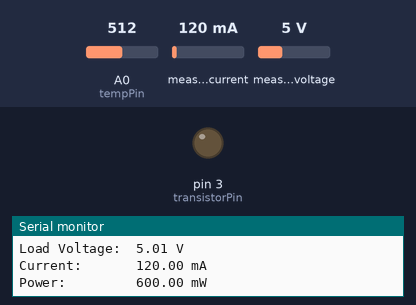
Bench run of a sketch on a simulated Arduino Uno, built with avr-gcc and run on an emulated ATmega328P. Shown: output pins drawn as LEDs (lit = HIGH), the last lines printed to the serial monitor. Inputs (shaded band) come from the test bench; at power-on: A0 (tempPin) = 512, measured current 120 mA, measured voltage 5 V.

Above: at 1.2 s.
1.3 s: A0 (tempPin) set to 478
At 3.2 s:
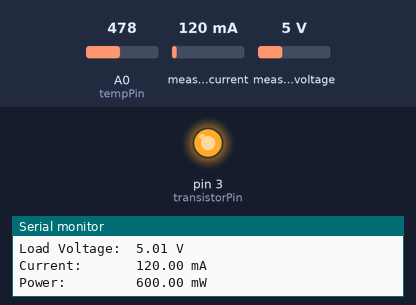
6.5 s: A0 (tempPin) set to 511
At 7.8 s:
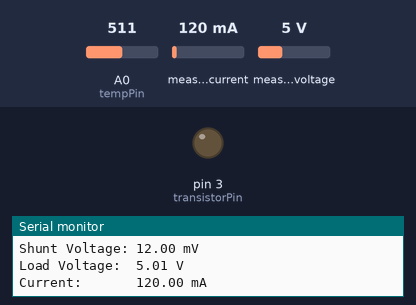
11.7 s: A0 (tempPin) set to 306
At 12.4 s:
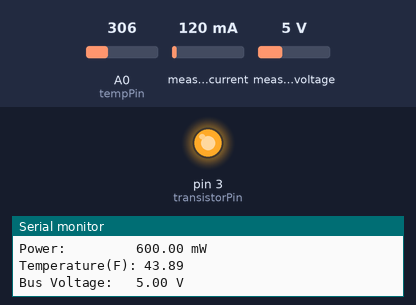
Timing chart, 0 to 14.2 s (numbered marks = the images above; inputs shaded):
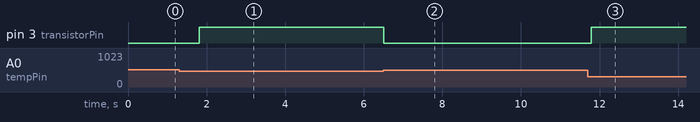

The sketch:

heater_checkout.ino
```cpp
#include <Adafruit_INA219.h>

Adafruit_INA219 ina219;

int transistorPin = 3;
int tempPin = 0;


void setup()
{
  Serial.begin(9600);
  // Initialize the INA219.
  // By default the initialization will use the largest range (32V, 2A).  However
  // you can call a setCalibration function to change this range (see comments).
  if (! ina219.begin()) {
    Serial.println("Failed to find INA219 chip");
    while (1) { delay(10); }
  }
  Serial.println("Measuring voltage and current with INA219 ...");
  pinMode(transistorPin, OUTPUT); // Set transistorPin as an output
}
void loop()
{
  int tempReading = analogRead(tempPin);
  // This is OK
  double tempK = log(10000.0 * ((1024.0 / tempReading - 1)));
  tempK = 1 / (0.001129148 + (0.000234125 + (0.0000000876741 * tempK * tempK )) * tempK );       //  Temp Kelvin
  float tempC = tempK - 273.15;            // Convert Kelvin to Celcius
  float tempF = (tempC * 9.0)/ 5.0 + 32.0; // Convert Celcius to Fahrenheit
  // Display Temperature in F
  Serial.print("Temperature(F): ");Serial.println(tempF);

  if (tempF < 73.5) {
    // If the temperature is below 80 degrees Fahrenheit, set the transistor pin high
    digitalWrite(transistorPin, HIGH);
  } else if (tempF > 76.0) {
    // If the temperature is 80 degrees Fahrenheit or above, set the transistor pin low
    digitalWrite(transistorPin, LOW);
  }


  float shuntvoltage = 0;
  float busvoltage = 0;
  float current_mA = 0;
  float loadvoltage = 0;
  float power_mW = 0;

  shuntvoltage = ina219.getShuntVoltage_mV();
  busvoltage = ina219.getBusVoltage_V();
  current_mA = ina219.getCurrent_mA();
  power_mW = ina219.getPower_mW();
  loadvoltage = busvoltage + (shuntvoltage / 1000);

  Serial.print("Bus Voltage:   "); Serial.print(busvoltage); Serial.println(" V");
  Serial.print("Shunt Voltage: "); Serial.print(shuntvoltage); Serial.println(" mV");
  Serial.print("Load Voltage:  "); Serial.print(loadvoltage); Serial.println(" V");
  Serial.print("Current:       "); Serial.print(current_mA); Serial.println(" mA");
  Serial.print("Power:         "); Serial.print(power_mW); Serial.println(" mW");
  Serial.println("");
  delay(500);
}
```

Measured:
- the behaviour switches between 491 and 490 on A0 (tempPin) (found by bisection; images 0 and 1)
- after the input at 1.3 s, pin 3 (transistorPin): LOW → HIGH after 0.51 s
- after the input at 6.5 s, pin 3 (transistorPin): HIGH → LOW at once
- after the input at 11.7 s, pin 3 (transistorPin): LOW → HIGH after 0.09 s
